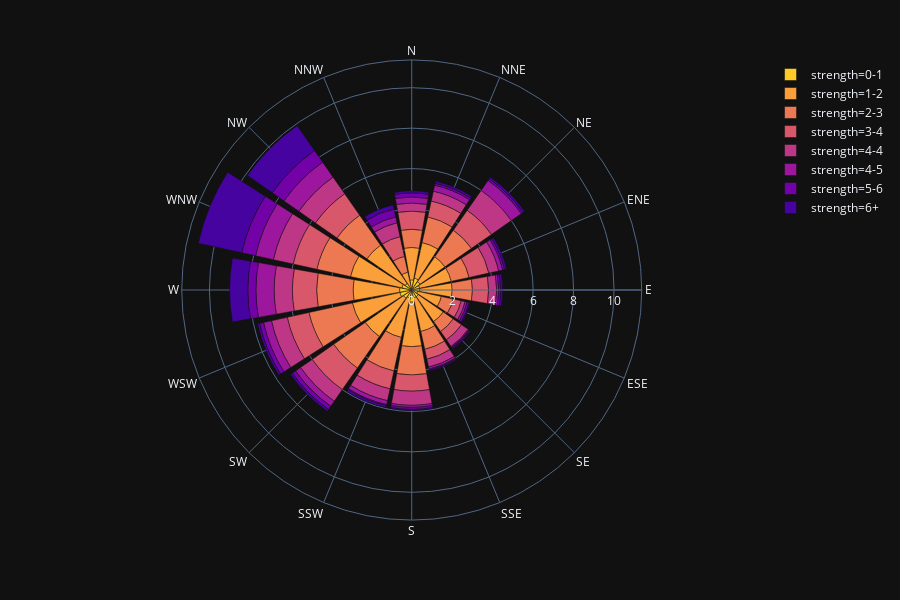

The notebook cell saved with this chart:
### Code cell
import plotly.express as px
wind = px.data.wind()
fig = px.bar_polar(wind, r="frequency", theta="direction", color="strength", template="plotly_dark",
            color_discrete_sequence= px.colors.sequential.Plasma[-2::-1])
fig.show()

### Figure 1 — Plotly figure (JSON) as saved in the notebook; plotly's stock layout.template omitted (floating-point values rounded to 4 significant figures)
{"data": [{"hoverlabel": {"namelength": 0}, "hovertemplate": "strength=0-1<br>frequency=%{r}<br>direction=%{theta}", "legendgroup": "strength=0-1", "marker": {"color": "#fdca26"}, "name": "strength=0-1", "r": [0.5, 0.6, 0.5, 0.4, 0.4, 0.3, 0.4, 0.4, 0.6, 0.4, 0.5, 0.6, 0.6, 0.5, 0.4, 0.1], "showlegend": true, "subplot": "polar", "theta": ["N", "NNE", "NE", "ENE", "E", "ESE", "SE", "SSE", "S", "SSW", "SW", "WSW", "W", "WNW", "NW", "NNW"], "type": "barpolar"}, {"hoverlabel": {"namelength": 0}, "hovertemplate": "strength=1-2<br>frequency=%{r}<br>direction=%{theta}", "legendgroup": "strength=1-2", "marker": {"color": "#fb9f3a"}, "name": "strength=1-2", "r": [1.6, 1.8, 1.5, 1.6, 1.6, 1.2, 1.5, 1.7, 2.2, 2, 2.3, 2.4, 2.3, 2.6, 2.3, 0.8], "showlegend": true, "subplot": "polar", "theta": ["N", "NNE", "NE", "ENE", "E", "ESE", "SE", "SSE", "S", "SSW", "SW", "WSW", "W", "WNW", "NW", "NNW"], "type": "barpolar"}, {"hoverlabel": {"namelength": 0}, "hovertemplate": "strength=2-3<br>frequency=%{r}<br>direction=%{theta}", "legendgroup": "strength=2-3", "marker": {"color": "#ed7953"}, "name": "strength=2-3", "r": [0.9, 1.3, 1.6, 0.9, 1, 0.6, 0.6, 0.9, 1.4, 1.7, 1.9, 2.2, 1.8, 1.7, 1.8, 0.8], "showlegend": true, "subplot": "polar", "theta": ["N", "NNE", "NE", "ENE", "E", "ESE", "SE", "SSE", "S", "SSW", "SW", "WSW", "W", "WNW", "NW", "NNW"], "type": "barpolar"}, {"hoverlabel": {"namelength": 0}, "hovertemplate": "strength=3-4<br>frequency=%{r}<br>direction=%{theta}", "legendgroup": "strength=3-4", "marker": {"color": "#d8576b"}, "name": "strength=3-4", "r": [0.9, 0.8, 1.2, 1, 0.8, 0.4, 0.5, 0.5, 0.8, 0.9, 1.3, 1.1, 1.2, 1.2, 1.3, 1], "showlegend": true, "subplot": "polar", "theta": ["N", "NNE", "NE", "ENE", "E", "ESE", "SE", "SSE", "S", "SSW", "SW", "WSW", "W", "WNW", "NW", "NNW"], "type": "barpolar"}, {"hoverlabel": {"namelength": 0}, "hovertemplate": "strength=4-4<br>frequency=%{r}<br>direction=%{theta}", "legendgroup": "strength=4-4", "marker": {"color": "#bd3786"}, "name": "strength=4-4", "r": [0.4, 0.5, 1.2, 0.5, 0.4, 0.2, 0.4, 0.4, 0.7, 0.6, 0.7, 0.8, 0.9, 1, 1, 0.7], "showlegend": true, "subplot": "polar", "theta": ["N", "NNE", "NE", "ENE", "E", "ESE", "SE", "SSE", "S", "SSW", "SW", "WSW", "W", "WNW", "NW", "NNW"], "type": "barpolar"}, {"hoverlabel": {"namelength": 0}, "hovertemplate": "strength=4-5<br>frequency=%{r}<br>direction=%{theta}", "legendgroup": "strength=4-5", "marker": {"color": "#9c179e"}, "name": "strength=4-5", "r": [0.3, 0.3, 0.6, 0.2, 0.1, 0.1, 0.05, 0.1, 0.1, 0.2, 0.3, 0.4, 0.9, 0.9, 0.9, 0.3], "showlegend": true, "subplot": "polar", "theta": ["N", "NNE", "NE", "ENE", "E", "ESE", "SE", "SSE", "S", "SSW", "SW", "WSW", "W", "WNW", "NW", "NNW"], "type": "barpolar"}, {"hoverlabel": {"namelength": 0}, "hovertemplate": "strength=5-6<br>frequency=%{r}<br>direction=%{theta}", "legendgroup": "strength=5-6", "marker": {"color": "#7201a8"}, "name": "strength=5-6", "r": [0.2, 0.1, 0.1, 0.1, 0.1, 0.1, 0.05, 0.05, 0.1, 0.05, 0.2, 0.2, 0.4, 0.7, 0.7, 0.4], "showlegend": true, "subplot": "polar", "theta": ["N", "NNE", "NE", "ENE", "E", "ESE", "SE", "SSE", "S", "SSW", "SW", "WSW", "W", "WNW", "NW", "NNW"], "type": "barpolar"}, {"hoverlabel": {"namelength": 0}, "hovertemplate": "strength=6+<br>frequency=%{r}<br>direction=%{theta}", "legendgroup": "strength=6+", "marker": {"color": "#46039f"}, "name": "strength=6+", "r": [0.1, 0.1, 0.1, 0.1, 0.1, 0.05, 0.05, 0.05, 0.05, 0.1, 0.1, 0.1, 0.9, 2.2, 1.5, 0.2], "showlegend": true, "subplot": "polar", "theta": ["N", "NNE", "NE", "ENE", "E", "ESE", "SE", "SSE", "S", "SSW", "SW", "WSW", "W", "WNW", "NW", "NNW"], "type": "barpolar"}], "layout": {"barmode": "relative", "barnorm": "", "height": 600, "legend": {"tracegroupgap": 0}, "margin": {"t": 60}, "polar": {"angularaxis": {"direction": "clockwise", "rotation": 90}, "domain": {"x": [0, 0.98], "y": [0, 1]}}}}
